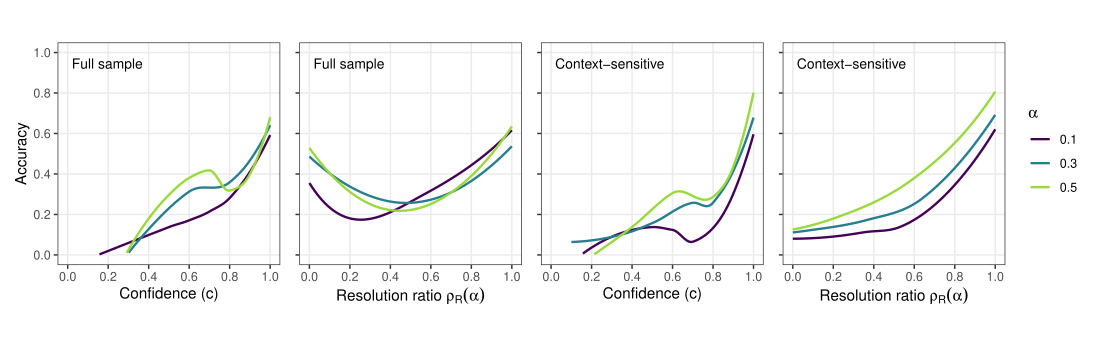

Here is the R script that generated this plot:
library(dplyr)
library(ggplot2)

qa <- readRDS("qa_results_10_400_5.rds")

H_none_df <- qa %>% filter(alpha == 0) %>% select(id, H_none = H)

df <- qa %>%
  left_join(H_none_df, by = "id") %>%
  mutate(
    rho_R  = if_else(H_none > 0, pmax(H_none - H, 0) / H_none, 0),
    sample = if_else(context_sensitive, "Context-sensitive", "Full sample")
  ) %>%
  filter(alpha %in% c(0.1, 0.3, 0.5)) %>%
  mutate(alpha = factor(alpha, levels = c(0.1, 0.3, 0.5)))

# 1x4: Full-conf, Full-RR, CS-conf, CS-RR
df_long <- bind_rows(
  df %>% filter(sample == "Full sample")        %>% mutate(panel = "Full sample",        predictor = "conf", x = conf),
  df %>% filter(sample == "Full sample")        %>% mutate(panel = "Full sample",        predictor = "rho",  x = rho_R),
  df %>% filter(sample == "Context-sensitive")  %>% mutate(panel = "Context-sensitive",  predictor = "conf", x = conf),
  df %>% filter(sample == "Context-sensitive")  %>% mutate(panel = "Context-sensitive",  predictor = "rho",  x = rho_R)
) %>%
  mutate(panel_id = factor(
    paste(panel, predictor),
    levels = c("Full sample conf", "Full sample rho",
               "Context-sensitive conf", "Context-sensitive rho")
  ))

make_panel <- function(data, x_lab, sample_label, show_y = TRUE, show_legend = FALSE) {
  ggplot(data, aes(x = x, y = acc, color = alpha)) +
    geom_smooth(method = "loess", se = FALSE, linewidth = 0.8, span = 0.9) +
    annotate("text", x = 0.02, y = 0.97, label = sample_label,
             hjust = 0, vjust = 1, size = 3.5, fontface = "plain") +
    scale_color_viridis_d(option = "D", end = 0.85,
                          labels = c("0.1", "0.3", "0.5")) +
    guides(color = guide_legend(title = expression(alpha))) +
    scale_x_continuous(limits = c(0, 1), breaks = seq(0, 1, 0.2)) +
    scale_y_continuous(limits = c(0, 1), breaks = seq(0, 1, 0.2)) +
    coord_fixed(ratio = 1) +
    labs(x = x_lab, y = if (show_y) "Accuracy" else NULL) +
    theme_bw(base_size = 11) +
    theme(
      legend.position  = if (show_legend) "right" else "none",
      panel.grid.minor = element_blank(),
      axis.title.y     = if (show_y) element_text() else element_blank(),
      axis.text.y      = if (show_y) element_text() else element_blank()
    )
}

p1 <- make_panel(df_long %>% filter(panel_id == "Full sample conf"),
                 "Confidence (c)", "Full sample", show_y = TRUE)
p2 <- make_panel(df_long %>% filter(panel_id == "Full sample rho"),
                 expression("Resolution ratio " * rho[R](alpha)), "Full sample", show_y = FALSE)
p3 <- make_panel(df_long %>% filter(panel_id == "Context-sensitive conf"),
                 "Confidence (c)", "Context-sensitive", show_y = FALSE)
p4 <- make_panel(df_long %>% filter(panel_id == "Context-sensitive rho"),
                 expression("Resolution ratio " * rho[R](alpha)), "Context-sensitive", show_y = FALSE,
                 show_legend = TRUE)

library(patchwork)
p <- p1 + p2 + p3 + p4 + plot_layout(nrow = 1)

ggsave("figure_3.pdf", p, width = 11, height = 3.5, device = "pdf")
cat("Saved figure_3.pdf\n")
